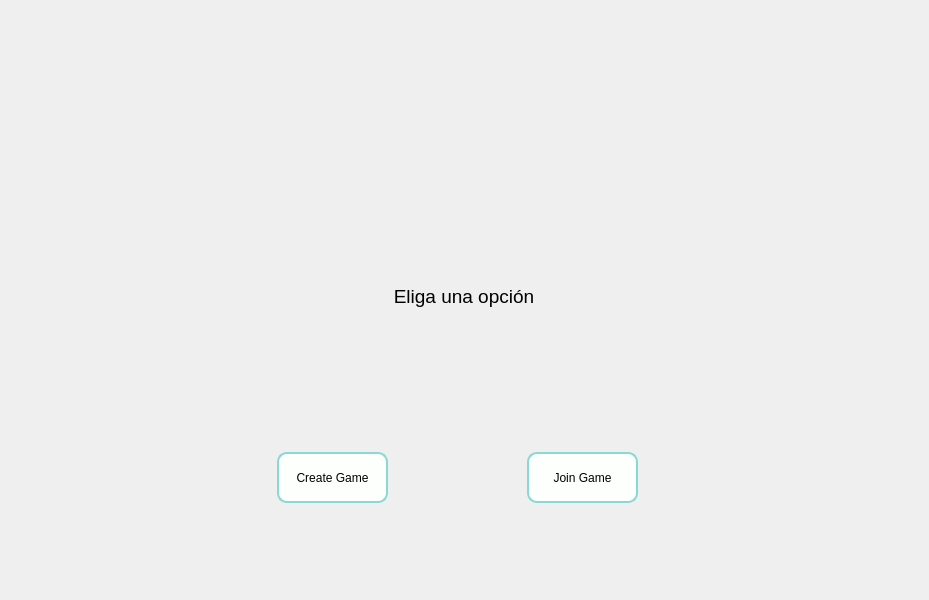
<?xml version="1.0" encoding="UTF-8"?>
<ui version="4.0">
 <class>GameOption</class>
 <widget class="QWidget" name="GameOption">
  <property name="geometry">
   <rect>
    <x>0</x>
    <y>0</y>
    <width>929</width>
    <height>600</height>
   </rect>
  </property>
    <property name="minimumSize">
   <size>
    <width>0</width>
    <height>600</height>
   </size>
  </property>
  <property name="windowTitle">
   <string>Left4Dead</string>
  </property>
  <widget class="QWidget" name="layoutWidget">
   <property name="geometry">
    <rect>
     <x>10</x>
     <y>10</y>
     <width>914</width>
     <height>661</height>
    </rect>
   </property>
   <layout class="QHBoxLayout" name="main_5">
    <item>
     <spacer name="horizontalSpacer_9">
      <property name="orientation">
       <enum>Qt::Horizontal</enum>
      </property>
      <property name="sizeType">
       <enum>QSizePolicy::Fixed</enum>
      </property>
      <property name="sizeHint" stdset="0">
       <size>
        <width>200</width>
        <height>20</height>
       </size>
      </property>
     </spacer>
    </item>
    <item>
     <widget class="QFrame" name="frame_17">
      <property name="sizePolicy">
       <sizepolicy hsizetype="Fixed" vsizetype="Preferred">
        <horstretch>0</horstretch>
        <verstretch>0</verstretch>
       </sizepolicy>
      </property>
      <property name="minimumSize">
       <size>
        <width>500</width>
        <height>0</height>
       </size>
      </property>
      <property name="styleSheet">
       <string notr="true">background-color: rgb(239, 239, 239);</string>
      </property>
      <property name="frameShape">
       <enum>QFrame::NoFrame</enum>
      </property>
      <property name="frameShadow">
       <enum>QFrame::Plain</enum>
      </property>
      <widget class="QWidget" name="verticalLayoutWidget_5">
       <property name="geometry">
        <rect>
         <x>0</x>
         <y>0</y>
         <width>494</width>
         <height>562</height>
        </rect>
       </property>
       <layout class="QVBoxLayout" name="verticalLayout_13">
        <item>
         <widget class="QFrame" name="title_5">
          <property name="sizePolicy">
           <sizepolicy hsizetype="Maximum" vsizetype="Maximum">
            <horstretch>0</horstretch>
            <verstretch>0</verstretch>
           </sizepolicy>
          </property>
          <property name="minimumSize">
           <size>
            <width>492</width>
            <height>190</height>
           </size>
          </property>
          <property name="styleSheet">
           <string notr="true">background-image: url(&quot;:/newPrefix/logo.png&quot;);</string>
          </property>
          <property name="frameShape">
           <enum>QFrame::NoFrame</enum>
          </property>
          <property name="frameShadow">
           <enum>QFrame::Raised</enum>
          </property>
          <layout class="QVBoxLayout" name="verticalLayout_14"/>
         </widget>
        </item>
        <item>
         <widget class="QLabel" name="label_10">
          <property name="font">
           <font>
            <pointsize>14</pointsize>
           </font>
          </property>
          <property name="text">
           <string>Eliga una opción</string>
          </property>
          <property name="alignment">
           <set>Qt::AlignCenter</set>
          </property>
         </widget>
        </item>
        <item>
         <layout class="QVBoxLayout" name="verticalLayout_15">
          <item>
           <layout class="QHBoxLayout" name="horizontalLayout_9">
            <property name="sizeConstraint">
             <enum>QLayout::SetMaximumSize</enum>
            </property>
            <item>
             <widget class="QFrame" name="frame_18">
              <property name="maximumSize">
               <size>
                <width>300</width>
                <height>16777215</height>
               </size>
              </property>
              <property name="frameShape">
               <enum>QFrame::NoFrame</enum>
              </property>
              <property name="frameShadow">
               <enum>QFrame::Plain</enum>
              </property>
              <property name="lineWidth">
               <number>0</number>
              </property>
              <widget class="QPushButton" name="createGameButton">
               <property name="geometry">
                <rect>
                 <x>60</x>
                 <y>60</y>
                 <width>111</width>
                 <height>51</height>
                </rect>
               </property>
               <property name="styleSheet">
                <string notr="true">QPushButton {
background-color: #fcfffc;
background-image: linear-gradient(315deg, #89d8d3 0%, #03c8a8 74%);
border: 2px solid #89d8d3;
border-radius: 10px;
}
QPushButton:hover:checked {
  background-color: #89d8d3;
  
}
QPushButton:pressed {
  background-color: #89d8d3;
  
}</string>
               </property>
               <property name="text">
                <string>Create Game</string>
               </property>
              </widget>
             </widget>
            </item>
            <item>
             <widget class="QFrame" name="frame_19">
              <property name="maximumSize">
               <size>
                <width>300</width>
                <height>16777215</height>
               </size>
              </property>
              <property name="frameShape">
               <enum>QFrame::NoFrame</enum>
              </property>
              <property name="frameShadow">
               <enum>QFrame::Raised</enum>
              </property>
              <widget class="QPushButton" name="joinGameButton">
               <property name="geometry">
                <rect>
                 <x>60</x>
                 <y>60</y>
                 <width>111</width>
                 <height>51</height>
                </rect>
               </property>
               <property name="styleSheet">
                <string notr="true">QPushButton {
background-color: #fcfffc;
background-image: linear-gradient(315deg, #89d8d3 0%, #03c8a8 74%);
border: 2px solid #89d8d3;
border-radius: 10px;
}
QPushButton:hover:checked {
  background-color: #89d8d3;
  
}
QPushButton:pressed {
  background-color: #89d8d3;
  
}</string>
               </property>
               <property name="text">
                <string>Join Game</string>
               </property>
              </widget>
             </widget>
            </item>
           </layout>
          </item>
         </layout>
        </item>
       </layout>
      </widget>
     </widget>
    </item>
    <item>
     <spacer name="horizontalSpacer_10">
      <property name="orientation">
       <enum>Qt::Horizontal</enum>
      </property>
      <property name="sizeType">
       <enum>QSizePolicy::Fixed</enum>
      </property>
      <property name="sizeHint" stdset="0">
       <size>
        <width>200</width>
        <height>13</height>
       </size>
      </property>
     </spacer>
    </item>
   </layout>
  </widget>
 </widget>
 <resources>
  <include location="../ui/logo.qrc"/>
 </resources>
 <connections/>
</ui>
